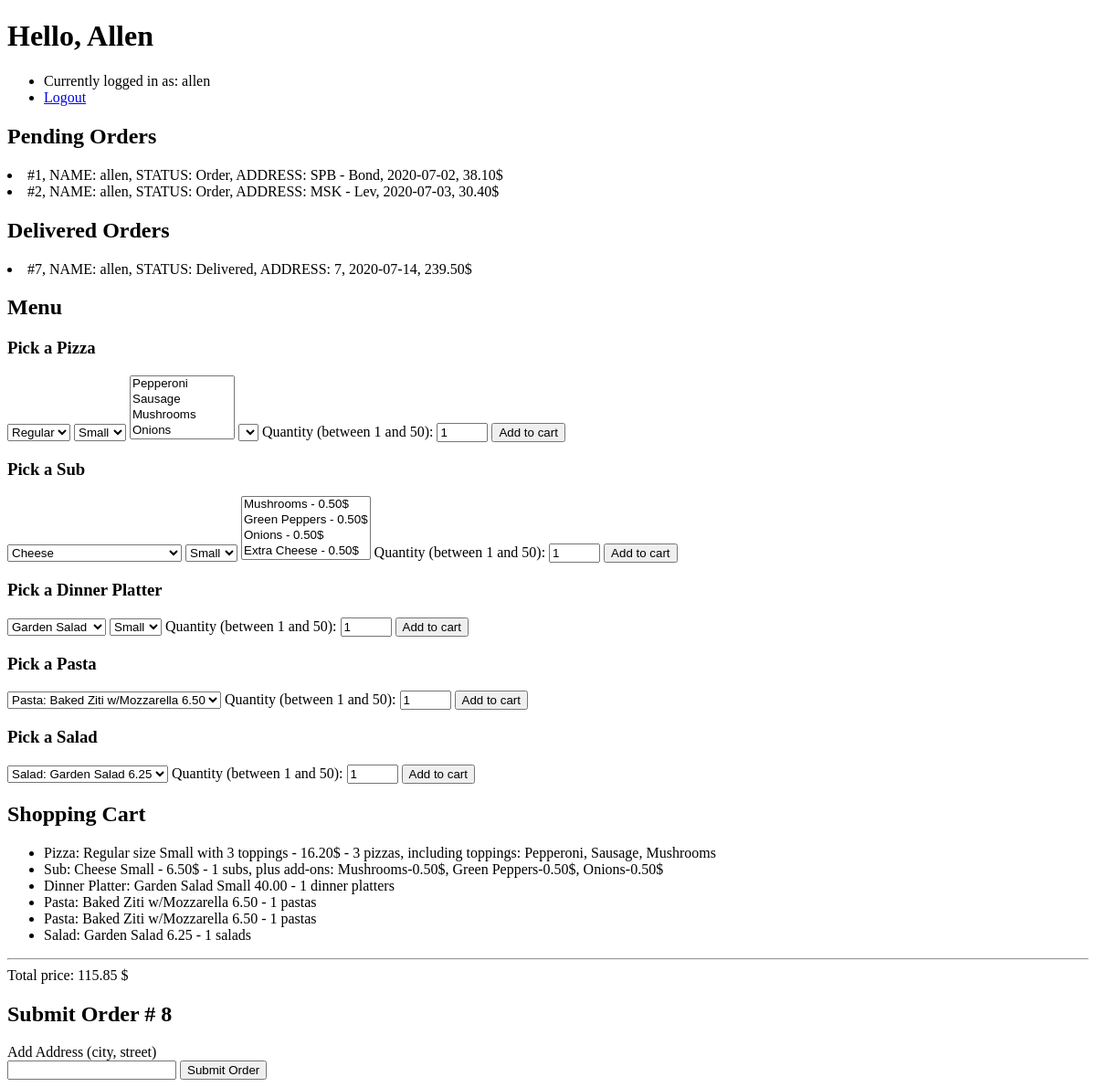
Page / (signed in) on the earlier database version.
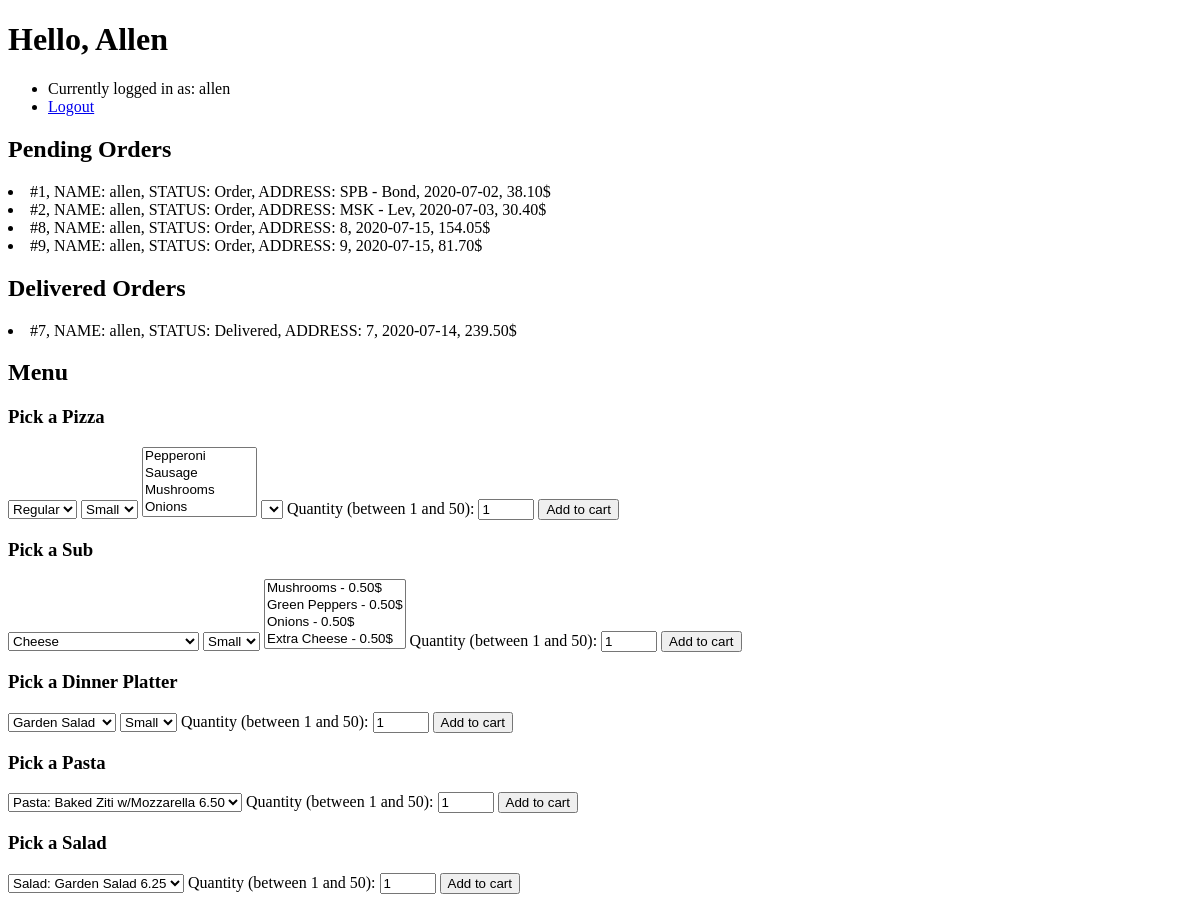
Same page on the later database version.
### orders/models.py (models this page shows)
class Order(models.Model):
    user = models.ForeignKey(
        settings.AUTH_USER_MODEL,
        on_delete=models.CASCADE,
        blank=True
        )
    status = models.ForeignKey(OrderStatus, on_delete=models.CASCADE, blank=True)
    address = models.CharField(max_length=64, blank=True)
    date = models.DateField(auto_now=True)
    price = models.DecimalField(max_digits=7,decimal_places=2, blank=True, null=True)
    def __str__(self):
        return f"#{self.id}, NAME: {self.user}, STATUS: {self.status}, ADDRESS: {self.address}, {self.date}, {self.price}$"

class OrderStatus(models.Model):
    name = models.CharField(max_length=64, blank=True)
    def __str__(self):
        return f"{self.name}"

class PizzaOrderItem(models.Model):
    pizza = models.ForeignKey(Pizza, on_delete=models.CASCADE, blank=True)
    toppings = models.ManyToManyField(PizzaTopping, blank=True)
    count = models.IntegerField()
    order = models.ForeignKey(Order, on_delete=models.CASCADE, related_name="pizzas")
    def __str__(self):
        return f"{self.pizza} - {self.count} pizzas, including toppings: " + ", ".join([a.topping for a in self.toppings.all()]) #that iterates the list of values, adding commas between those values

class Pizza(models.Model):
    name = models.ForeignKey(PizzaName, on_delete=models.CASCADE)
    size = models.ForeignKey(PizzaSize, on_delete=models.CASCADE)
    combo = models.ForeignKey(PizzaToppingCombo, on_delete=models.CASCADE)
    price = models.DecimalField(max_digits=5,decimal_places=2)
    def __str__(self):
        return f"Pizza: {self.name} size {self.size} with {self.combo} - {self.price}$"

class PizzaName(models.Model):
    name = models.CharField(max_length=64)
    def __str__(self):
        return f"{self.name}"

class PizzaSize(models.Model):
    size = models.CharField(max_length=64)
    def __str__(self):
        return f"{self.size}"

class PizzaToppingCombo(models.Model):
    combo = models.CharField(max_length=64)
    count = models.IntegerField()
    def __str__(self):
        return f"{self.combo}"

class PizzaTopping(models.Model):
    topping = models.CharField(max_length=64)
    def __str__(self):
        return f"{self.topping}"

class SubOrderItem(models.Model):
    sub = models.ForeignKey(Sub, on_delete=models.CASCADE, blank=True)
    add_ons = models.ManyToManyField(SubAddOn, blank=True)
    count = models.IntegerField()
    order = models.ForeignKey(Order, on_delete=models.CASCADE, related_name="subs")
    def __str__(self):
        return f"{self.sub} - {self.count} subs, plus add-ons: " + ", ".join([a.add_on + "-" + str(a.price) + "$" for a in self.add_ons.all()])

class Sub(models.Model):
    name = models.ForeignKey(SubName, on_delete=models.CASCADE)
    size = models.ForeignKey(SubSize, on_delete=models.CASCADE)
    price = models.DecimalField(max_digits=5,decimal_places=2)
    def __str__(self):
        return f"Sub: {self.name} {self.size} - {self.price}$"

class SubName(models.Model):
    name = models.CharField(max_length=64)
    def __str__(self):
        return f"{self.name}"

class SubSize(models.Model):
    size = models.CharField(max_length=64)
    def __str__(self):
        return f"{self.size}"

class SubAddOn(models.Model):
    add_on = models.CharField(max_length=64)
    price = models.DecimalField(max_digits=5,decimal_places=2)
    def __str__(self):
        return f"{self.add_on} - {self.price}$"

class DinnerPlatterOrderItem(models.Model):
    dinner_platter = models.ForeignKey(DinnerPlatter, on_delete=models.CASCADE, blank=True)
    count = models.IntegerField()
    order = models.ForeignKey(Order, on_delete=models.CASCADE, related_name="dinner_platters")
    def __str__(self):
        return f"{self.dinner_platter} - {self.count} dinner platters"

class DinnerPlatter(models.Model):
    name = models.ForeignKey(DinnerPlatterName, on_delete=models.CASCADE)
    size = models.ForeignKey(DinnerPlatterSize, on_delete=models.CASCADE)
    price = models.DecimalField(max_digits=5,decimal_places=2)
    def __str__(self):
        return f"Dinner Platter: {self.name} {self.size} {self.price}"

class DinnerPlatterName(models.Model):
    name = models.CharField(max_length=64)
    def __str__(self):
        return f"{self.name}"

class DinnerPlatterSize(models.Model):
    size = models.CharField(max_length=64)
    def __str__(self):
        return f"{self.size}"

class PastaOrderItem(models.Model):
    pasta = models.ForeignKey(Pasta, on_delete=models.CASCADE, blank=True)
    count = models.IntegerField()
    order = models.ForeignKey(Order, on_delete=models.CASCADE, related_name="pastas")
    def __str__(self):
        return f"{self.pasta} - {self.count} pastas"

class Pasta(models.Model):
    name = models.CharField(max_length=64)
    price = models.DecimalField(max_digits=5,decimal_places=2)
    def __str__(self):
        return f"Pasta: {self.name} {self.price}"

class SaladOrderItem(models.Model):
    salad = models.ForeignKey(Salad, on_delete=models.CASCADE, blank=True)
    count = models.IntegerField()
    order = models.ForeignKey(Order, on_delete=models.CASCADE, related_name="salads")
    def __str__(self):
        return f"{self.salad} - {self.count} salads"

class Salad(models.Model):
    name = models.CharField(max_length=64)
    price = models.DecimalField(max_digits=5,decimal_places=2)
    def __str__(self):
        return f"Salad: {self.name} {self.price}"

### orders/views.py (the view)
# urls.py: path("", views.index, name="index"), # Links to Login page and Register page, if signed in - redirect to user page
def index(request):
    if not request.user.is_authenticated:
        return render(request, "orders/index.html", {"message": None})
    if Order.objects.filter(user=request.user, status=1).exists():
        cart = Order.objects.get(user=request.user, status=1)
        total_price = 0
        if cart.pizzas.exists():
            cart_pizzas = cart.pizzas.all()
            print ("Pizzas")
            for item in cart_pizzas:
                order_item_price = item.pizza.price * item.count
                print (order_item_price)
                total_price += order_item_price
        if cart.subs.exists():
            cart_subs = cart.subs.all()
            print ("Subs")
            for item in cart_subs:
                add_ons = item.add_ons.all()
                add_ons_total_price = 0
                for add_on in add_ons:
                    add_ons_total_price +=add_on.price
                order_item_price = (item.sub.price+add_ons_total_price) * item.count
                print (order_item_price)
                total_price += order_item_price
        if cart.dinner_platters.exists():
            cart_dinner_platters = cart.dinner_platters.all()
            print ("DinnerPlatters")
            for item in cart_dinner_platters:
                order_item_price = item.dinner_platter.price * item.count
                print (order_item_price)
                total_price += order_item_price
        if cart.pastas.exists():
            cart_pastas = cart.pastas.all()
            print ("Pastas")
            for item in cart_pastas:
                order_item_price = item.pasta.price * item.count
                print (order_item_price)
                total_price += order_item_price
        if cart.salads.exists():
            cart_salads = cart.salads.all()
            print ("Salads")
            for item in cart_salads:
                order_item_price = item.salad.price * item.count
                print (order_item_price)
                total_price += order_item_price
        cart.price = total_price
        cart.save()
        print ("\n","CART: ", cart, "\n")
    else:
        print ("\n","no cart", "\n")
    context = {
        "pizzas": Pizza.objects.all(),
        "pizza_names": PizzaName.objects.all(),
        "pizza_sizes": PizzaSize.objects.all(),
        "pizza_topping_combos": PizzaToppingCombo.objects.all(),
        "pizza_toppings": PizzaTopping.objects.all(),
        "cart": Order.objects.filter(user=request.user, status=1),
        "pending_orders": Order.objects.filter(user=request.user, status = 2),
        "delivered_orders": Order.objects.filter(user=request.user, status = 3),
        "user": request.user,
        "subs": Sub.objects.all(),
        "sub_names": SubName.objects.all(),
        "sub_sizes": SubSize.objects.all(),
        "sub_add_ons": SubAddOn.objects.all(),
        "pastas": Pasta.objects.all(),
        "salads": Salad.objects.all(),
        "dinner_platters": DinnerPlatter.objects.all(),
        "dinner_platter_names": DinnerPlatterName.objects.all(),
        "dinner_platter_sizes": DinnerPlatterSize.objects.all()
    }
    return render(request, "orders/user.html", context)

### orders/templates/orders/user.html (shortened to what this page needs)
{% extends "orders/base.html" %}
{% block body %}
    <h1>Hello, {{ user.first_name }}</h1>
    <ul>
        <li>Currently logged in as: {{ user.username}}</li>
        <li><a href="{% url 'logout' %}">Logout</a></li>
    </ul>
    {% if pending_orders %}
        <h2>Pending Orders</h2>
        {% for order in pending_orders %}
        <li>
            {{ order }}
        </li>
        {% endfor %}
    {% endif %}
    {% if delivered_orders %}
        <h2>Delivered Orders</h2>
        {% for order in delivered_orders %}
        <li>
            {{ order }}
        </li>
        {% endfor %}
    {% endif %}
    <h2>Menu</h2>
    {% if pizzas %}
        <h3>Pick a Pizza</h3>
        <form id="pizza_form" action="{% url 'cart_pizza' %}" method="post">
            <select id="pizza_name" name="pizza_name">
                {% for pizza_name in pizza_names %}
                    <option value="{{ pizza_name.id }}">{{ pizza_name }}</option>
                {% endfor %}
            </select>
            <select id="pizza_size" name="pizza_size">
                {% for pizza_size in pizza_sizes %}
                    <option value="{{ pizza_size.id }}">{{ pizza_size }}</option>
                {% endfor %}
            </select>
            <select id="pizza_toppings" name="pizza_toppings" multiple>
                {% for pizza_topping in pizza_toppings %}
                <option value="{{ pizza_topping.id }}">{{ pizza_topping }}</option>
                {% endfor %}
            </select>
            <select name="pizza_topping_combo">
                <option id="pizza_topping_combo"></option>
            </select>
            <label for="count">Quantity (between 1 and 50):</label>
            <input type="number" id="quantity" name="count" min="1" max="50" value="1">
            <input type="submit" value="Add to cart"/>
        </form>
    {% endif %}
    {% if subs %}
        <h3>Pick a Sub</h3>
        <form id="sub_form" action="{% url 'cart_sub' %}" method="POST">
            <select id="sub_name" name="sub_name">
                {% for sub_name in sub_names %}
                    <option value="{{ sub_name.id }}">{{ sub_name }}</option>
                {% endfor %}
            </select>
            <select id="sub_size" name="sub_size">
                {% for sub_size in sub_sizes %}
                    <option value="{{ sub_size.id }}">{{ sub_size }} </option>"
                {% endfor %}
            </select>
            <select id="sub_add_ons" name="sub_add_ons" multiple>
                {% for sub_add_on in sub_add_ons %}
                    <option value="{{ sub_add_on.id }}" data-price={{sub_add_on.price}}>{{ sub_add_on }} </option>"
                {% endfor %}
            </select>
            <label for="count">Quantity (between 1 and 50):</label>
            <input type="number" id="quantity" name="count" min="1" max="50" value="1">
            <input type="submit" value="Add to cart"/>
        </form>
    {% endif %}
    {% if dinner_platters %}
        <h3>Pick a Dinner Platter</h3>
        <form id="dinner_platter_form" action="{% url 'cart_dinner_platter' %}" method="POST">
            <select id="dinner_platter_name" name="dinner_platter_name">
                {% for name in dinner_platter_names %}
                    <option value="{{ name.id }}">{{ name }}</option>
                {% endfor %}
            </select>
            <select id="dinner_platter_size" name="dinner_platter_size">
                {% for size in dinner_platter_sizes %}
                    <option value="{{ size.id }}">{{ size }}</option>
                {% endfor %}
            </select>
            <label for="count">Quantity (between 1 and 50):</label>
            <input type="number" id="quantity" name="count" min="1" max="50" value="1">
            <input type="submit" value="Add to cart">
        </form>
    {% endif %}
    {% if pastas %}
        <h3>Pick a Pasta</h3>
        <form id="pasta_form" action="{% url 'cart_pasta' %}" method="POST">
            <select name="pasta_name_price">
                {% for pasta in pastas %}
                    <option value="{{ pasta.id }}">{{ pasta }}</option>
                {% endfor %}
            </select>
            <label for="count">Quantity (between 1 and 50):</label>
            <input type="number" id="quantity" name="count" min="1" max="50" value="1">
            <input type="submit" value="Add to cart">
        </form>
    {% endif %}
    {% if salads %}
        <h3>Pick a Salad</h3>
        <form id="salad_form" action="{% url 'cart_salad' %}" method="POST">
            <select name="salad_name_price">
                {% for salad in salads %}
                    <option value="{{ salad.id }}">{{ salad }}</option>
                {% endfor %}
            </select>
            <label for="count">Quantity (between 1 and 50):</label>
            <input type="number" id="quantity" name="count" min="1" max="50" value="1">
            <input type="submit" value="Add to cart">
        </form>
    {% endif %}
    {% if cart %}
        <h2>Shopping Cart</h2>
        <ul>
            {% for unit in cart %}
                {% for pizza in unit.pizzas.all %}
                    <li>{{ pizza }}</li>
                {% endfor %}
                {% for sub in unit.subs.all %}
                    <li>{{ sub }}</li>
                {% endfor %}
                {% for dinner_platter in unit.dinner_platters.all %}
                <li>{{ dinner_platter }}</li>
                {% endfor %}
                {% for pasta in unit.pastas.all %}
                    <li>{{ pasta }}</li>
                {% endfor %}
                {% for salad in unit.salads.all %}
                    <li>{{ salad }}</li>
                {% endfor %}
            {% endfor %}
        </ul>
        <hr>
        <span id="total_price">Total price: {{ cart.0.price }} $</span>
        <h2>Submit Order # {{ cart.0.id }} </h2>
        <form action="{% url 'order' cart.0.id %}" method="post">
            <label for="address">Add Address (city, street)</label><br>
            <input id="address" name="address" type="text"/>
            <input type="submit" value="Submit Order"/>
        </form>
    {% endif %}
{% endblock %}

### orders/templates/orders/base.html (shortened to what this page needs)
<!DOCTYPE html>
<html>
    <head>
        {% load static %}
    </head>
    <body>
        {% block body %}
        {% endblock %}
    </body>
</html>

Differences in the rows shown:
removed PastaOrderItem: pasta+count "Pasta: Baked Ziti w/Mozzarella 6.50 - 1 pastas", shown under Order "115.85"
now on one of the page's lists (row edited): Order: id+user+status "#8, NAME: allen, STATUS: Order, ADDRESS: 8, 2020-07-15, 154.05$"
changed Order: loses PizzaOrderItem (pizza+count+id "Pizza: Regular size Small with 3 toppings - 16.20$ - 3 pizzas, including toppings: Pepperoni, Sausage, Mushrooms"); loses SubOrderItem (sub+count+id "Sub: Cheese Small - 6.50$ - 1 subs, plus add-ons: Mushrooms-0.50$, Green Peppers-0.50$, Onions-0.50$"); loses DinnerPlatterOrderItem (dinner_platter+count "Dinner Platter: Garden Salad Small 40.00 - 1 dinner platters"); loses PastaOrderItem (pasta+count "Pasta: Baked Ziti w/Mozzarella 6.50 - 1 pastas"); loses SaladOrderItem (salad+count "Salad: Garden Salad 6.25 - 1 salads"); price "115.85" → (not shown); id "8" → (not shown)
added Order: id+user+status "#9, NAME: allen, STATUS: Order, ADDRESS: 9, 2020-07-15, 81.70$", shown under "Pending Orders"
Other differences:
form field value: "Submit Order" → (not shown)
text no longer shown: "Shopping Cart Total price: $ Submit Order # Add Address (city, street)"
